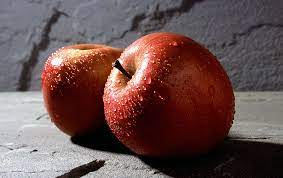
#> input picture indir.jpg, 283 x 178 px
$ python gray_scale.py
#> lines starting #> are read from the running program, lines starting #| are printed output that depends on the picture
import cv2

img = cv2.imread('indir.jpg', 0)
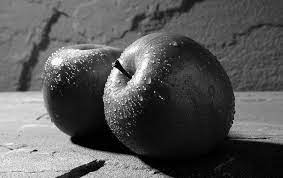
#> img: shape (178, 283); min 0, max 255, mean 88.1


cv2.imshow('image_title', img)
k = cv2.waitKey(5000)
#> (key Esc is pressed here)

if k == 27: # 27 stands for the ESC button
    cv2.destroyAllWindows()
elif k == ord('s'): # s stands for the s button
    cv2.imwrite('apple_pic.png', img)
    cv2.destroyAllWindows()
